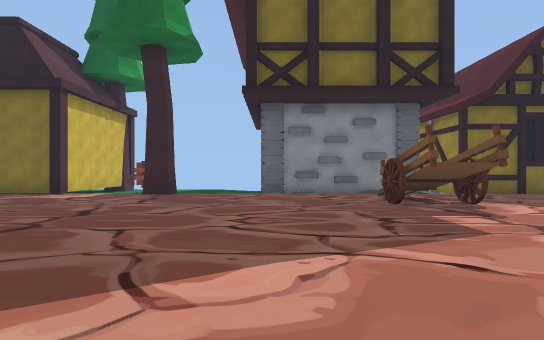
view 1 (above)

24 first-person views from a walk through a scene from a Unity 3-D project. The camera is 1.5 m above the floor, looks level and sees 85° across. The floor is counted in squares, 2 m on a side. Each view is taken from the middle of a square. On the plan, view 1 faces up. The plan holds only what a view shows up to about 10 squares ahead; the rest is blank. The place goes on beyond the plan.

view 2
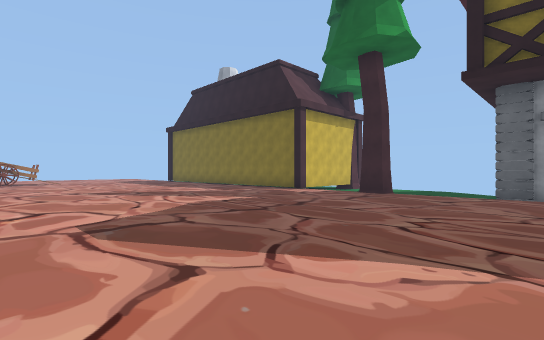

view 3
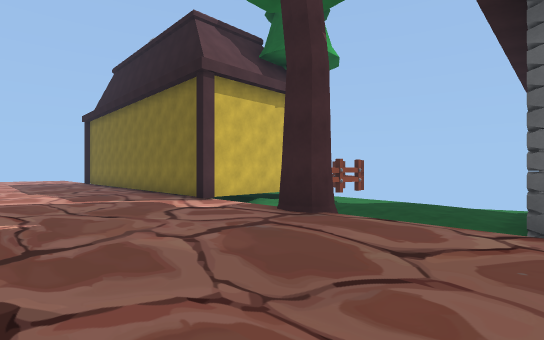

view 4
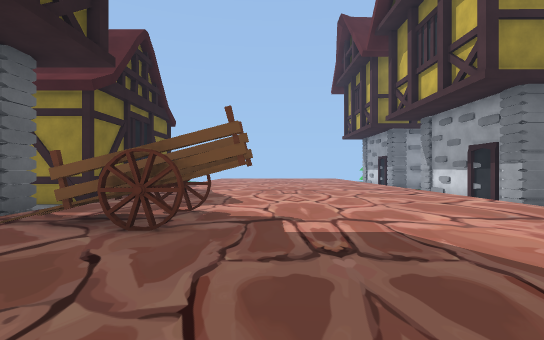

view 5
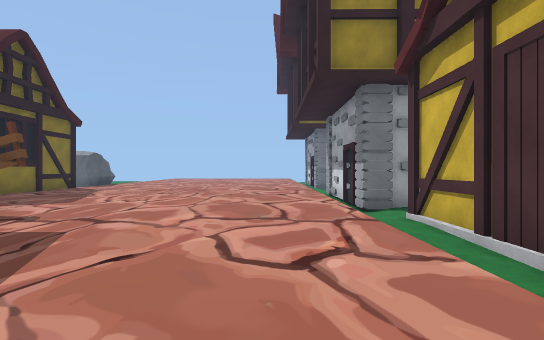

view 6
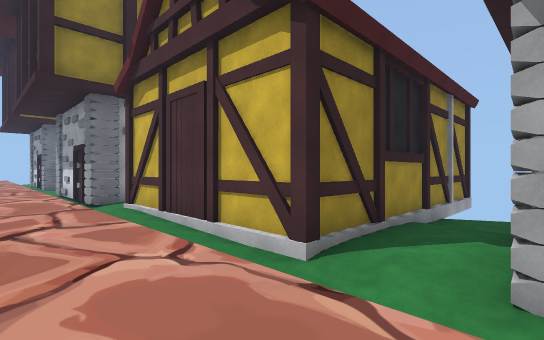

view 7
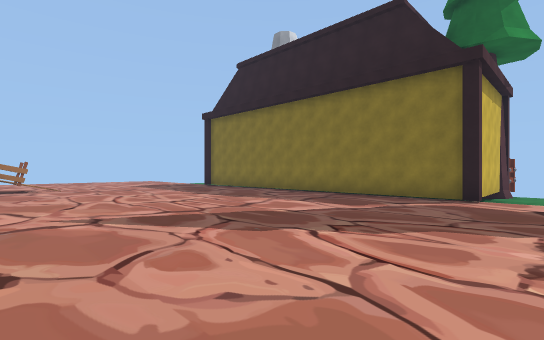

view 8
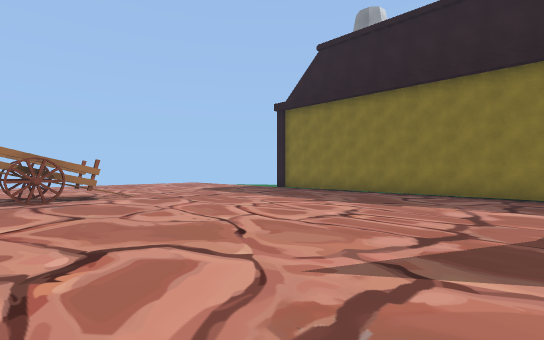

view 9
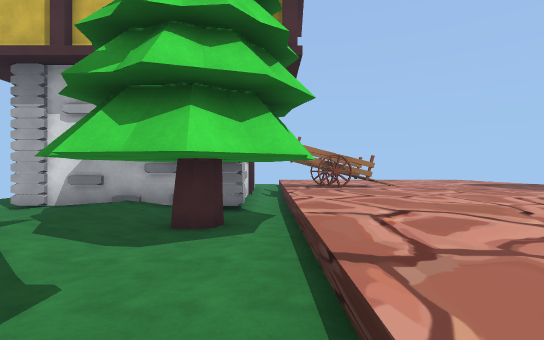

view 10
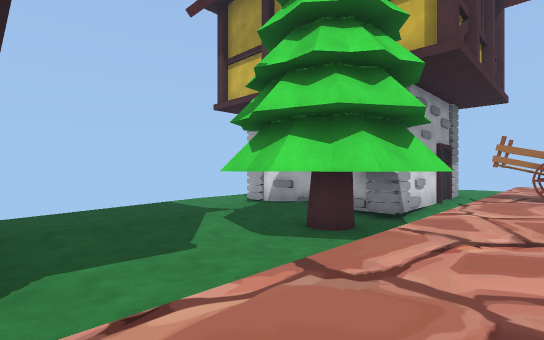

view 11
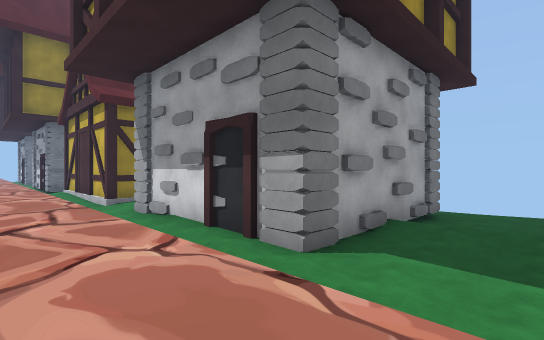

view 12
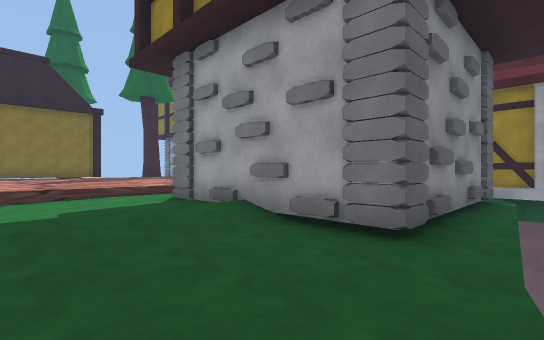

view 13
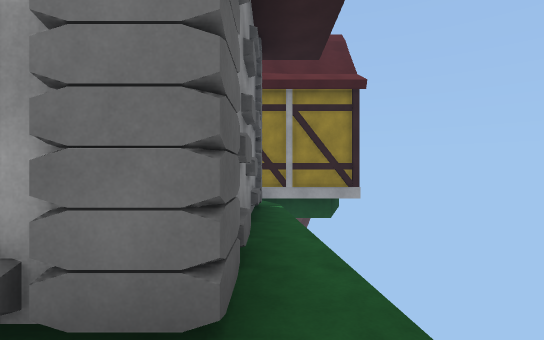

view 14
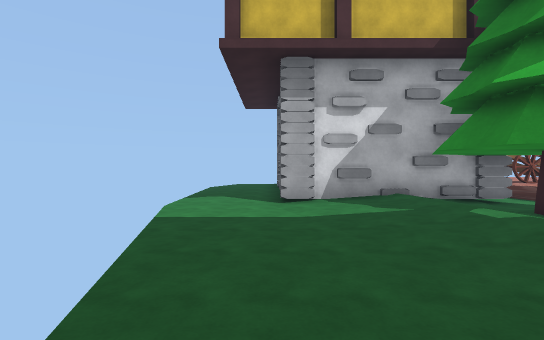

view 15
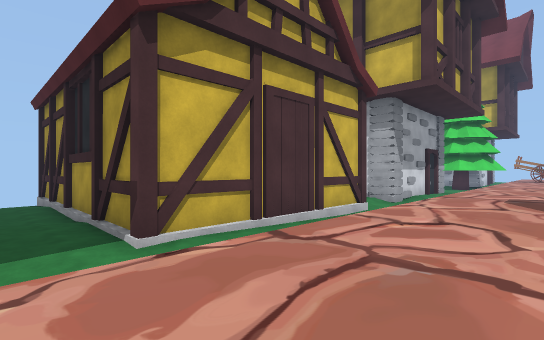

view 16
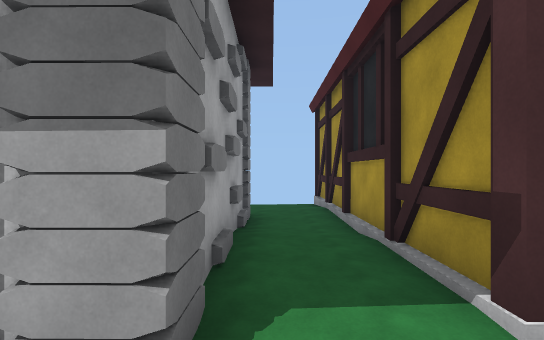

view 17
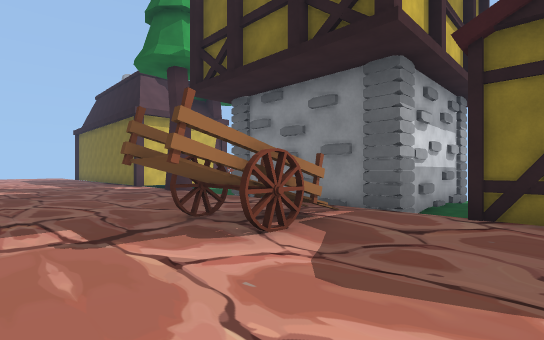

view 18
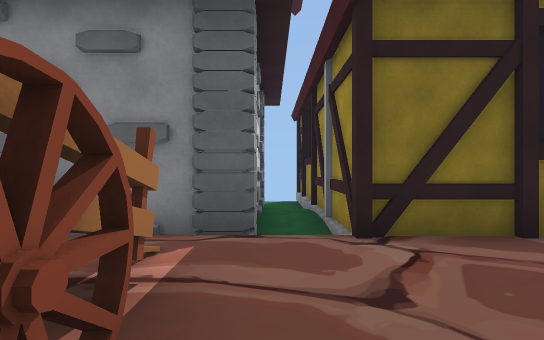

view 19
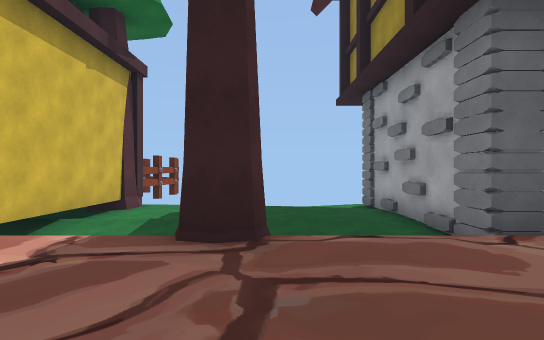

view 20
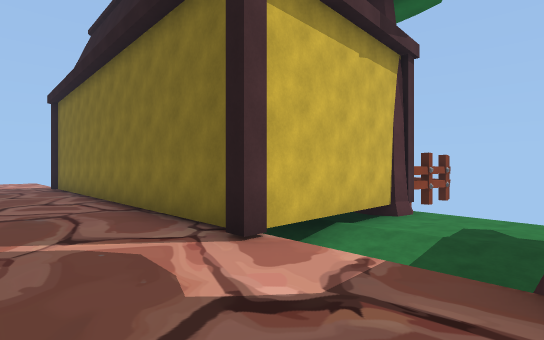

view 21
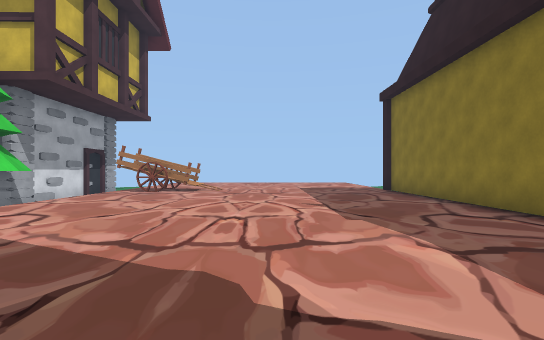

view 22
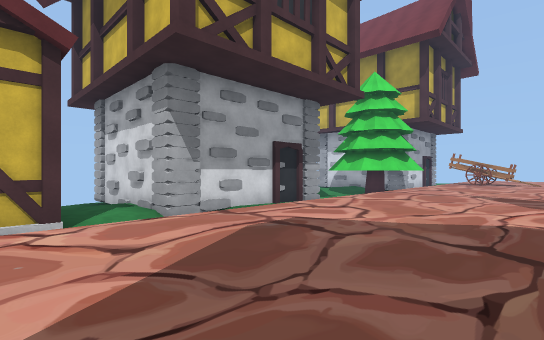

view 23
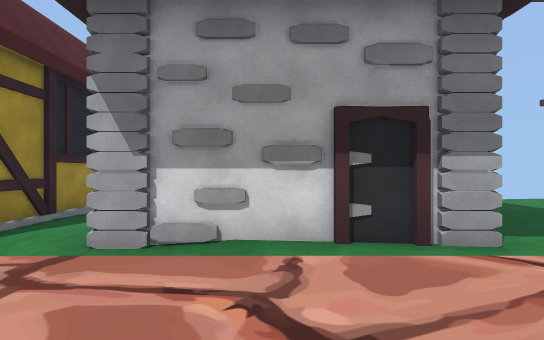

view 24
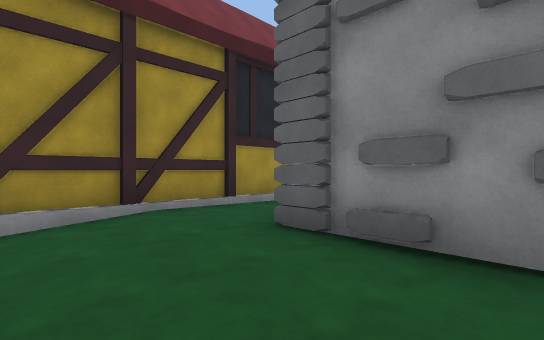

### Floor plan
Key: @ floor where view 1 was taken; # wall or solid block; x gap in a wall; . main floor; - floor 0.25 m lower than the main floor; _ floor 0.5 m lower than the main floor; < floor 0.75 m lower than the main floor; / step, stairs or slope; = window, fence, low wall or low ledge; T tree; H house; I thing the floor can be seen under or through.
Columns run from 17 left of view 1 to 9 right of it. Each row starts with its distance up from view 1.
 16                       <H
 15           #     <_    <H
 14           #//   _#   #/H
 13           T---//-#   #/H
 12           #------#   #/H
 11           #/////-#   #-H
 10 ###########//T///#####_H HH
  9 #............T.............
  8 ....................//.....
  7 ....................II.....
  6 ....................II.....
  5 ...........................
  4 ...........................
  3 ...........................
  2 #..........................
  1 #..........................
  0 =................@.........
 -1 <<<<_____////<<<_____///<
 -2 ###<T____/#####//HHHHH-/###
 -3   #///___/#   #-H    H--#
 -4   #///---/#   #-/    H--#
 -5   #///////#   # /    H__#
 -6   #/_<<<<<#####<HHHH H__###
 -7 __<<<<<<<<<<<<x HHHH H-___<
 -8 __<<<<<<        HHH  H____<
 -9 <<<<            HHH  H_<<<<

Positions as (right, up) in squares from view 1, and headings:
1: (0, 0), facing up
2: (1, 0), facing up-left
3: (0, 5), facing up-left
4: (-1, 5), facing right
5: (-1, 1), facing right
6: (-3, 1), facing down-right
7: (-5, 1), facing up-left
8: (-9, 0), facing up-left
9: (-8, -1), facing left
10: (-8, 1), facing down-left
11: (-10, 1), facing down-right
12: (-11, -8), facing up-right
13: (-9, -7), facing right
14: (-8, -7), facing left
15: (6, 2), facing down-left
16: (6, 0), facing down
17: (7, 4), facing up-left
18: (5, 6), facing up
19: (-3, 6), facing up
20: (-4, 7), facing up-left
21: (-7, 5), facing left
22: (0, 4), facing down-left
23: (-5, 2), facing down
24: (9, -9), facing up-left
